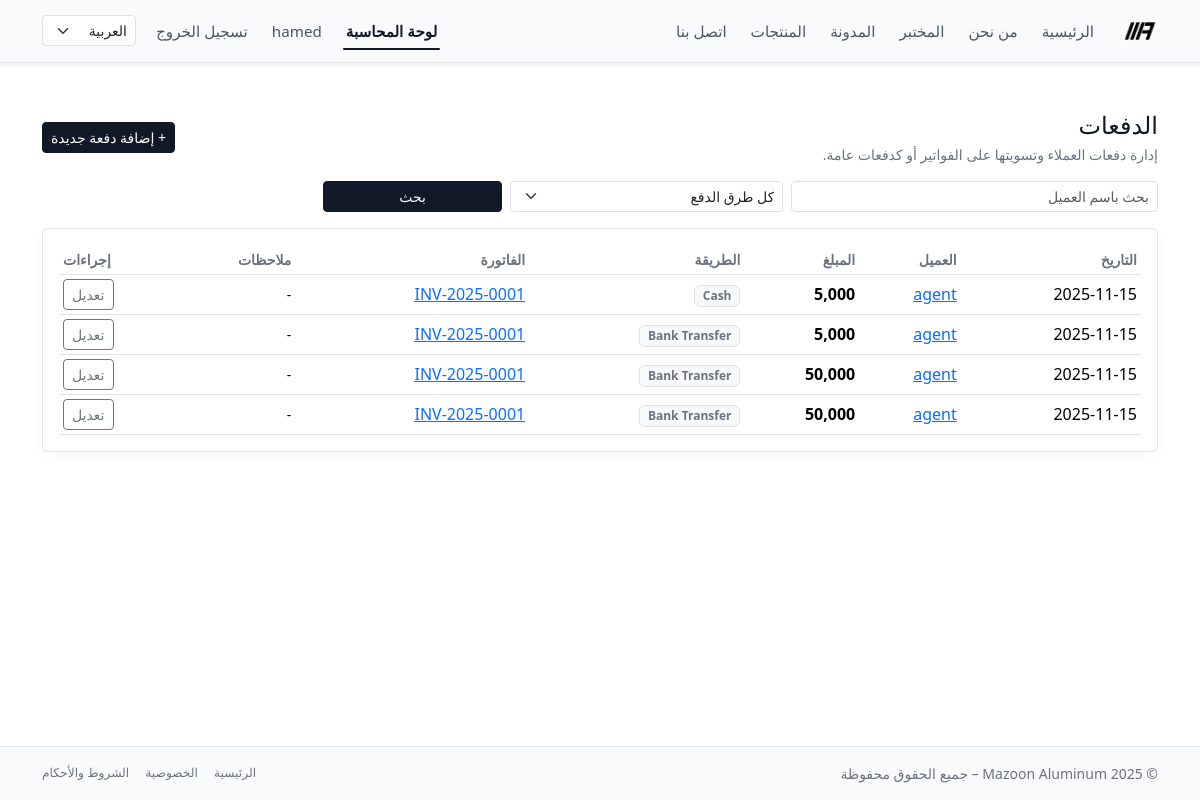
The page /ar/accounting/payments/ (signed in) on the database as committed earlier.
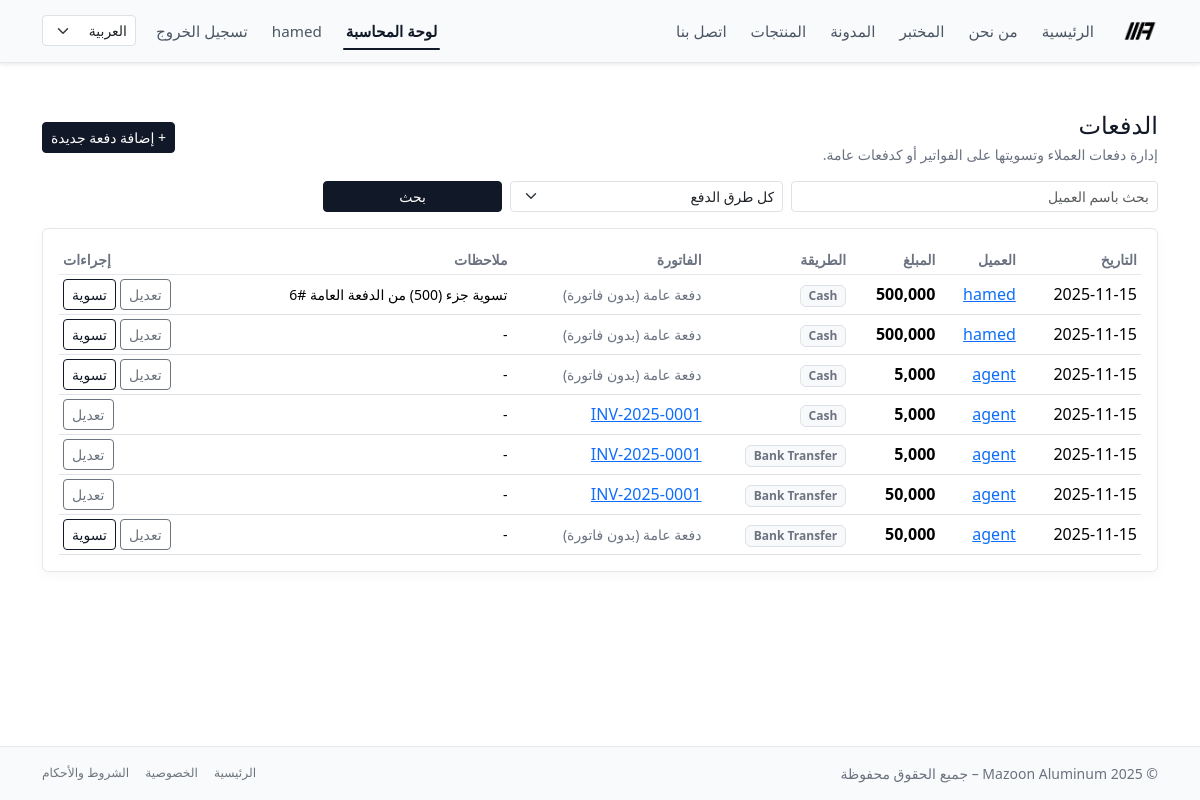
The same page on the database as committed later.
### accounting/models.py (models this page shows, shortened)
class Payment(models.Model):
    class Method(models.TextChoices):
        CASH = "cash", "Cash"
        BANK_TRANSFER = "bank_transfer", "Bank Transfer"
        CARD = "card", "Card"
        OTHER = "other", "Other"
    customer = models.ForeignKey(
        Customer,
        on_delete=models.PROTECT,
        related_name="payments",
    )
    invoice = models.ForeignKey(
        Invoice,
        on_delete=models.SET_NULL,
        null=True,
        blank=True,
        related_name="payments",
        help_text="Optional: if linked, affects invoice paid_amount.",
    )
    date = models.DateField(default=timezone.now)
    amount = models.DecimalField(max_digits=12, decimal_places=3)
    method = models.CharField(
        max_length=20,
        choices=Method.choices,
        default=Method.CASH,
    )
    notes = models.CharField(max_length=255, blank=True)
    created_at = models.DateTimeField(auto_now_add=True)
    class Meta:
        ordering = ("-date", "-id")
        indexes = [
            models.Index(fields=["date"]),
            models.Index(fields=["customer"]),
        ]

class Customer(models.Model):
    user = models.OneToOneField(
        settings.AUTH_USER_MODEL,
        on_delete=models.SET_NULL,
        null=True,
        blank=True,
        related_name="customer_profile",
        help_text="Optional: link to a Django user for portal access.",
    )
    name = models.CharField(max_length=255)
    phone = models.CharField(max_length=50, blank=True)
    email = models.EmailField(blank=True)
    company_name = models.CharField(max_length=255, blank=True)
    tax_number = models.CharField(
        max_length=50,
        blank=True,
        help_text="Optional: VAT / Tax ID if applicable.",
    )
    address = models.TextField(blank=True)
    created_at = models.DateTimeField(auto_now_add=True)
    class Meta:
        ordering = ("name", "id")

class Invoice(models.Model):
    class Status(models.TextChoices):
        DRAFT = "draft", "Draft"
        SENT = "sent", "Sent"
        PARTIALLY_PAID = "partially_paid", "Partially Paid"
        PAID = "paid", "Paid"
        CANCELLED = "cancelled", "Cancelled"
    customer = models.ForeignKey(
        Customer,
        on_delete=models.PROTECT,
        related_name="invoices",
    )
    number = models.CharField(
        max_length=50,
        unique=True,
        blank=True,
        help_text="Human-readable invoice number, e.g. MAZ-2025-0001.",
    )
    issued_at = models.DateField(default=timezone.now)
    due_date = models.DateField(null=True, blank=True)
    description = models.TextField(blank=True)
    terms = models.TextField(
        blank=True,
        help_text="Terms and conditions shown on the invoice.",
    )
    total_amount = models.DecimalField(max_digits=12, decimal_places=3)
    paid_amount = models.DecimalField(
        max_digits=12,
        decimal_places=3,
        default=0,
        help_text="Cached sum of related payments for quick display.",
    )
    status = models.CharField(
        max_length=20,
        choices=Status.choices,
        default=Status.DRAFT,
    )
    created_at = models.DateTimeField(auto_now_add=True)
    updated_at = models.DateTimeField(auto_now=True)
    class Meta:
        ordering = ("-issued_at", "-id")
        indexes = [
            models.Index(fields=["number"]),
            models.Index(fields=["status"]),
            models.Index(fields=["issued_at"]),
        ]

### accounting/views.py (the view)
# urls.py: path("payments/", views.PaymentListView.as_view(), name="payment_list"),
@method_decorator(accounting_staff_required, name="dispatch")
class PaymentListView(ListView):
    model = Payment
    template_name = "accounting/payment_list.html"
    context_object_name = "payments"
    paginate_by = 20
    def get_queryset(self):
        qs = (
            super()
            .get_queryset()
            .select_related("customer", "invoice")
            .order_by("-date", "-id")
        )
        customer = self.request.GET.get("customer")
        if customer:
            qs = qs.filter(customer__name__icontains=customer)
        method = self.request.GET.get("method")
        if method:
            qs = qs.filter(method=method)
        return qs
    def get_context_data(self, **kwargs):
        ctx = super().get_context_data(**kwargs)
        ctx["method_filter"] = self.request.GET.get("method", "")
        ctx["customer_filter"] = self.request.GET.get("customer", "")
        return ctx

### accounting/views.py (called while the page is built)
def is_accounting_staff(user):
    return (
        user.is_authenticated
        and user.is_active
        and user.groups.filter(name="accounting_staff").exists()
    )

### templates/accounting/payment_list.html (shortened to what this page needs)
{% extends "base.html" %}
{% load i18n %}
{% block content %}
<div class="py-4">
  <div class="d-flex flex-wrap justify-content-between align-items-center mb-3 gap-2">
    <div>
      <h1 class="h4 mb-1">{% trans "الدفعات" %}</h1>
      <p class="text-muted small mb-0">
        {% trans "إدارة دفعات العملاء وتسويتها على الفواتير أو كدفعات عامة." %}
      </p>
    </div>
    <a href="{% url 'accounting:payment_create' %}" class="btn btn-primary btn-sm">
      + {% trans "إضافة دفعة جديدة" %}
    </a>
  </div>
  <form method="get" class="row g-2 mb-3">
    <div class="col-md-4">
      <input type="text"
             name="customer"
             value="{{ customer_filter }}"
             class="form-control form-control-sm"
             placeholder="{% trans 'بحث باسم العميل' %}">
    </div>
    <div class="col-md-3">
      <select name="method" class="form-select form-select-sm">
        <option value="">{% trans "كل طرق الدفع" %}</option>
      </select>
    </div>
    <div class="col-md-2">
      <button class="btn btn-primary btn-sm w-100">
        {% trans "بحث" %}
      </button>
    </div>
  </form>
  <div class="card p-3">
    <div class="table-responsive">
      <table class="table table-sm align-middle mb-0">
        <thead>
          <tr>
            <th class="small text-muted">{% trans "التاريخ" %}</th>
            <th class="small text-muted">{% trans "العميل" %}</th>
            <th class="small text-muted">{% trans "المبلغ" %}</th>
            <th class="small text-muted">{% trans "الطريقة" %}</th>
            <th class="small text-muted">{% trans "الفاتورة" %}</th>
            <th class="small text-muted">{% trans "ملاحظات" %}</th>
            <th class="small text-muted text-end">{% trans "إجراءات" %}</th>
          </tr>
        </thead>
        <tbody>
          {% for p in payments %}
          <tr>
            <td class="text-nowrap">
              {{ p.date|date:"Y-m-d" }}
            </td>
            <td>
              <a href="{% url 'accounting:customer_detail' p.customer.pk %}">
                {{ p.customer.name }}
              </a>
            </td>
            <td class="text-nowrap">
              <strong>{{ p.amount }}</strong>
            </td>
            <td>
              <span class="badge bg-light text-muted border">
                {{ p.get_method_display }}
              </span>
            </td>
            <td>
              {% if p.invoice %}
                <a href="{% url 'accounting:invoice_detail' p.invoice.number %}">
                  {{ p.invoice.number }}
                </a>
              {% else %}
                <span class="text-muted small">
                  {% trans "دفعة عامة (بدون فاتورة)" %}
                </span>
              {% endif %}
            </td>
            <td class="small">
              {{ p.notes|default:"-" }}
            </td>
            <td class="text-end">
              <div class="d-inline-flex gap-1">
                <a href="{% url 'accounting:payment_update' p.pk %}"
                   class="btn btn-outline-secondary btn-sm">
                  {% trans "تعديل" %}
                </a>
                {% if not p.invoice %}
                  <a href="{% url 'accounting:payment_apply' p.pk %}"
                     class="btn btn-outline-primary btn-sm">
                    {% trans "تسوية" %}
                  </a>
                {% endif %}
              </div>
            </td>
          </tr>
          {% empty %}
          <tr>
            <td colspan="7" class="text-center text-muted py-4">
              {% trans "لا توجد دفعات" %}
            </td>
          </tr>
          {% endfor %}
        </tbody>
      </table>
    </div>
  </div>
</div>
{% endblock %}

### templates/base.html (shortened to what this page needs)
{% load static i18n %}
<!doctype html>
<html lang="{{ LANGUAGE_CODE }}" dir="{% if LANGUAGE_CODE == 'ar' %}rtl{% else %}ltr{% endif %}" data-bs-theme="light">
<head>
    {% if LANGUAGE_CODE == "ar" %}
        <link
            href="https://cdn.jsdelivr.net/npm/bootstrap@5.3.8/dist/css/bootstrap.rtl.min.css"
            rel="stylesheet"
        />
    {% else %}
        <link
            href="https://cdn.jsdelivr.net/npm/bootstrap@5.3.8/dist/css/bootstrap.min.css"
            rel="stylesheet"
        />
    {% endif %}
    <link rel="stylesheet" href="{% static 'css/style.css' %}"/>
</head>
<body class="bg-body text-body d-flex flex-column min-vh-100">
<nav class="navbar navbar-expand-lg navbar-light mazoon-navbar shadow-sm">
    <div class="container">
        <a class="navbar-brand fw-bold d-flex align-items-center gap-2" href="{% url 'home' %}">
    <img src="{% static 'img/logo_mazoon_black.png' %}"
         alt="Mazoon Aluminum logo"
         class="navbar-logo">
</a>
        <div class="collapse navbar-collapse" id="mainNavbar">
            <ul class="navbar-nav me-auto mb-2 mb-lg-0 main-nav-links">
                <li class="nav-item">
                    <a class="nav-link {% if request.resolver_match.url_name == 'home' %}active{% endif %}"
                       href="{% url 'home' %}">{% trans "الرئيسية" %}</a>
                </li>
                <li class="nav-item">
                    <a class="nav-link {% if request.resolver_match.url_name == 'about' %}active{% endif %}"
                       href="{% url 'about' %}">{% trans "من نحن" %}</a>
                </li>
                <li class="nav-item">
                    <a class="nav-link {% if request.resolver_match.url_name == 'lab' %}active{% endif %}"
                       href="{% url 'lab' %}">{% trans "المختبر" %}</a>
                </li>
                <li class="nav-item">
                    <a class="nav-link {% if request.resolver_match.url_name == 'blog_list' or request.resolver_match.url_name == 'blog_detail' %}active{% endif %}"
                       href="{% url 'blog_list' %}">{% trans "المدونة" %}</a>
                </li>
                <li class="nav-item">
                    <a class="nav-link {% if request.resolver_match.url_name == 'product_list' %}active{% endif %}"
                       href="{% url 'product_list' %}">{% trans "المنتجات" %}</a>
                </li>
                <li class="nav-item">
                    <a class="nav-link {% if request.resolver_match.url_name == 'contact' %}active{% endif %}"
                       href="{% url 'contact' %}">{% trans "اتصل بنا" %}</a>
                </li>
            </ul>
            <ul class="navbar-nav ms-auto mb-2 mb-lg-0 align-items-center top-right-links">
                {% if user.is_authenticated and user.is_staff %}
                    <li class="nav-item">
                        <a class="nav-link {% if request.resolver_match.namespace == 'accounting' %}active{% endif %}"
                           href="{% url 'accounting:dashboard' %}">
                            {% trans "لوحة المحاسبة" %}
                        </a>
                    </li>
                {% endif %}
                {% if user.is_authenticated %}
                    <li class="nav-item d-none d-lg-block">
                        <span class="nav-link small text-muted">
                            {{ user.username }}
                        </span>
                    </li>
                    <li class="nav-item">
                        <form action="{% url 'logout' %}" method="post" class="d-inline">
                            <button type="submit" class="nav-link btn btn-link p-0 nav-link-btn">
                                {% trans "تسجيل الخروج" %}
                            </button>
                        </form>
                    </li>
                {% endif %}
                <li class="nav-item ms-2">
                    <form action="{% url 'set_language' %}" method="post" class="d-flex">
                        <select name="language" class="form-select form-select-sm lang-switcher"
                                onchange="this.form.submit()">
                            <option value="ar" {% if LANGUAGE_CODE == 'ar' %}selected{% endif %}>العربية</option>
                        </select>
                    </form>
                </li>
            </ul>
        </div>
    </div>
</nav>
<main class="py-4 flex-grow-1">
    <div class="container">
        {% block content %}{% endblock %}
    </div>
</main>
<footer class="mazoon-footer border-top py-3 mt-auto">
    <div class="container d-flex flex-column flex-md-row justify-content-between align-items-center text-muted small gap-2">
        <div>
            &copy; {% now "Y" %} Mazoon Aluminum – {% trans "جميع الحقوق محفوظة" %}
        </div>
        <div class="d-flex gap-3">
            <a href="{% url 'home' %}" class="link-secondary text-decoration-none small">{% trans "الرئيسية" %}</a>
            <a href="#" class="link-secondary text-decoration-none small">{% trans "الخصوصية" %}</a>
            <a href="#" class="link-secondary text-decoration-none small">{% trans "الشروط والأحكام" %}</a>
        </div>
    </div>
</footer>
</body>
</html>

### static/css/style.css (style rules this page uses)
:root { --mazoon-bg-page: #f4f4f5; --mazoon-card-bg: #ffffff; --mazoon-text-main: #111827; --mazoon-text-muted: #6b7280; --mazoon-primary: #111827; --mazoon-primary-soft: #374151; --mazoon-accent: #f59e0b; --mazoon-border-soft: #e5e7eb; }
body { background-color: var(--mazoon-bg-page) !important; color: var(--mazoon-text-main) !important; }
h1, h2, h3, h4, h5, h6 { color: var(--mazoon-text-main) !important; }
.text-muted { color: var(--mazoon-text-muted) !important; }
main { background-color: var(--mazoon-card-bg); padding-block: 2.5rem; }
main .container { padding-inline: 0.75rem; }
main .container > *:first-child { margin-top: 0; }
main .container > *:last-child { margin-bottom: 0; }
.mazoon-navbar { background-color: #f9fafb !important; border-bottom: 1px solid var(--mazoon-border-soft) !important; }
.mazoon-navbar .nav-link { position: relative; font-size: 0.95rem; padding-inline: 0.75rem !important; color: #4b5563 !important; }
.mazoon-navbar .nav-link.active { color: var(--mazoon-primary) !important; font-weight: 600; }
.mazoon-navbar .nav-link.active::after { content: ""; position: absolute; inset-inline: 0.6rem; bottom: 0; height: 2px; background-color: var(--mazoon-primary); border-radius: 999px; }
.nav-link-btn { cursor: pointer; white-space: nowrap; }
.lang-switcher { min-width: 90px; }
.card, .feature-card, .system-card, .partner-card, .product-card, .blog-card { background-color: var(--mazoon-card-bg) !important; border-radius: 6px; border: 1px solid var(--mazoon-border-soft) !important; box-shadow: 0 4px 12px rgba(15, 23, 42, 0.03); }
.btn-primary { background-color: var(--mazoon-primary) !important; border-color: var(--mazoon-primary) !important; color: #ffffff !important; }
.btn-outline-primary { color: var(--mazoon-primary) !important; border-color: var(--mazoon-primary) !important; }
.mazoon-footer { background-color: #f9fafb !important; border-top: 1px solid var(--mazoon-border-soft) !important; }
.table thead tr { background-color: #f9fafb; }
.table thead th { border-bottom-color: var(--mazoon-border-soft); }
.navbar-logo { height: 36px; width: auto; display: block; }

Rows that differ between the two databases and show on the page:
added Payment: date "2025-11-15", customer.name "hamed", amount "500,000", method "Cash", notes "تسوية جزء (500) من الدفعة العامة #6"
added Payment: date "2025-11-15", customer.name "hamed", amount "500,000", method "Cash", notes "-"
added Payment: date "2025-11-15", customer.name "agent", amount "5,000", method "Cash", notes "-"
changed Payment (number 7 of 7 on the later page): invoice_id 1 → empty (drawn); trans (not shown) → "دفعة عامة (بدون فاتورة)"; trans (not shown) → "تسوية"; invoice.number "INV-2025-0001" → (not shown)
